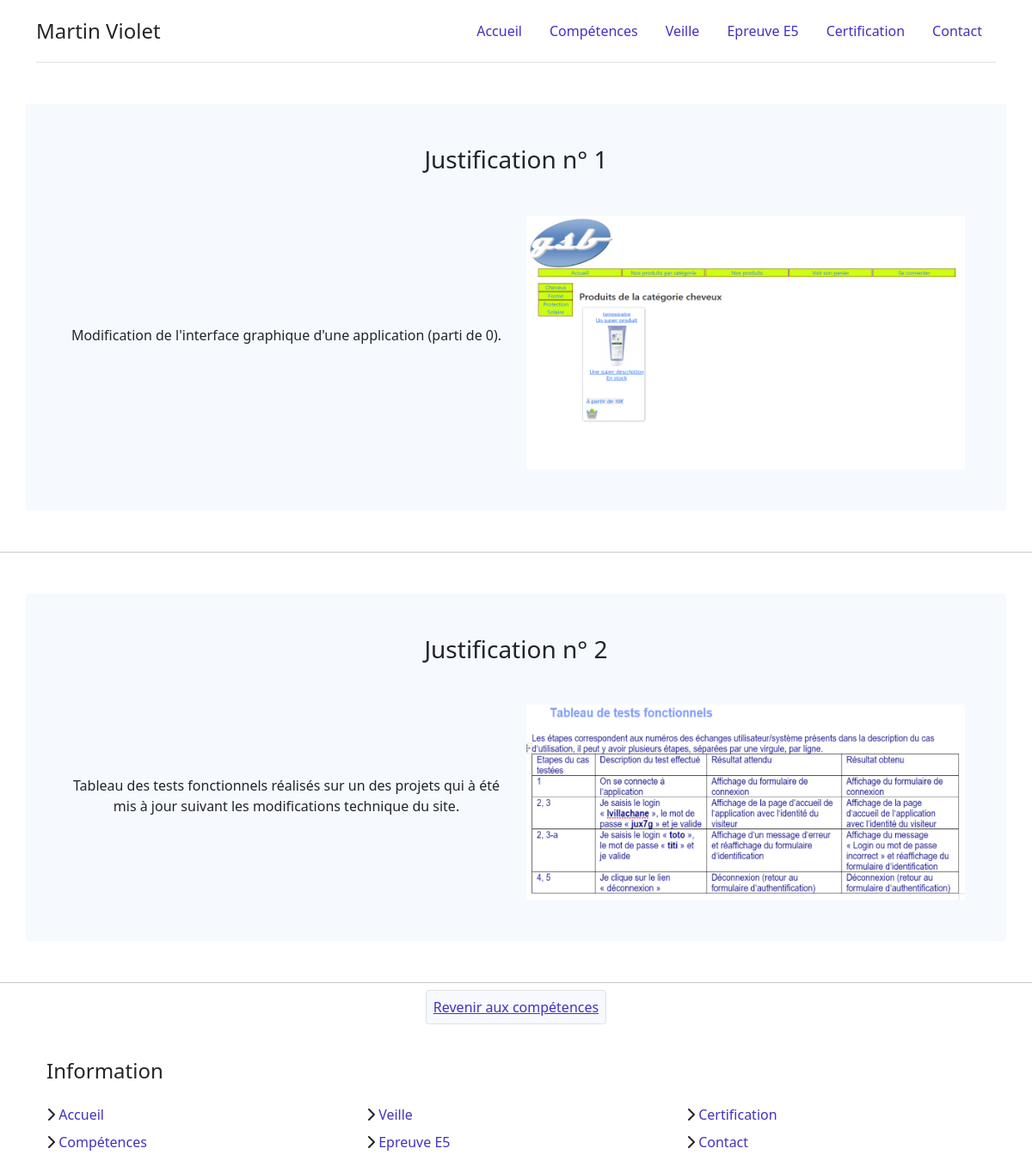
Page /index.php?action=competence&c=3 on the committed database.
### tables this page shows
CREATE TABLE IF NOT EXISTS `justification` (
  `id_justification` int(11) NOT NULL,
  `id_competence` int(11) NOT NULL,
  `text` varchar(255) NOT NULL,
  `image` varchar(255) NOT NULL,
  PRIMARY KEY (`id_justification`,`id_competence`),
  KEY `id_competence` (`id_competence`)
);

### modele/competence.modele.inc.php (called while the page is built, shortened)
<?php
function getOneCompetence($id)
{
    try {
        $getInfo = connexionPDO();
        $req = $getInfo->prepare('SELECT id_justification, id_competence, text, image  FROM justification WHERE `id_competence`=:id');
        $req->bindParam(':id', $id, PDO::PARAM_STR);
        $req->execute();
        $res = $req->fetchAll();
        return $res;
    } catch (PDOException $e) {
        print "Erreur !: " . $e->getMessage();
        die();
    }
}
?>

### vues/v_uneCompetence.php (the view, shortened to what this page needs)
<?php
foreach($uneCompetence as $uneJustification){
    ?>
    <section>
        <div class="container rounded bg-light p-5 my-5">
            <p class="text-center h3">Justification n° <?php echo $uneJustification["id_justification"]; ?></p>
            <div class="row mt-5 text-center">
                <p class="col align-self-center"><?php echo $uneJustification["text"]; ?></p>
                <img class="img-fluid col w-25 h-25" src="assets/images/preuves/<?php echo $uneJustification['image']; ?>" alt="une preuve">
            </div>
        </div>
    </section>
    <hr/>
    <?php
}
?>
<div class="text-center">
    <a class="border rounded bg-light p-2" href="index.php?action=competence">Revenir aux compétences</a>
</div>

### rows in the picture
justification: id_justification "1", text "Modification de l'interface graphique d'une application (parti de 0).", image (picture)
justification: id_justification "2", text "Tableau des tests fonctionnels réalisés sur un des projets qui à été mis à jour suivant les modifications technique du site.", image (picture)
